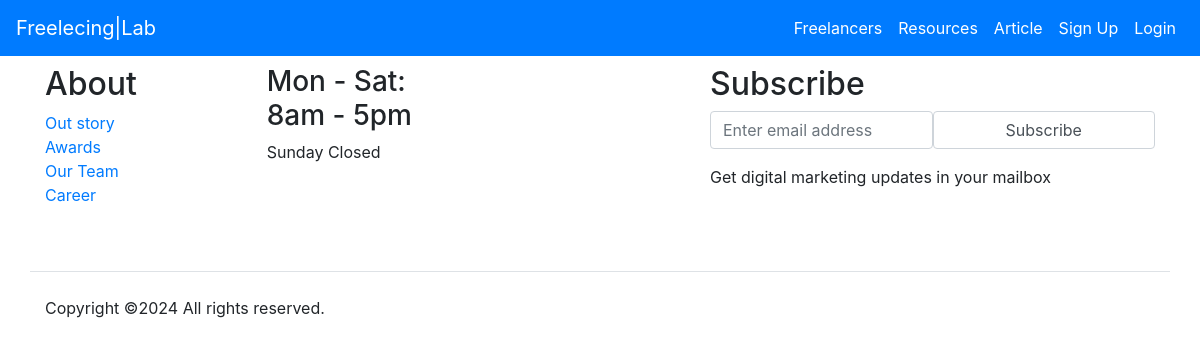
The app's page /postsite, older data.
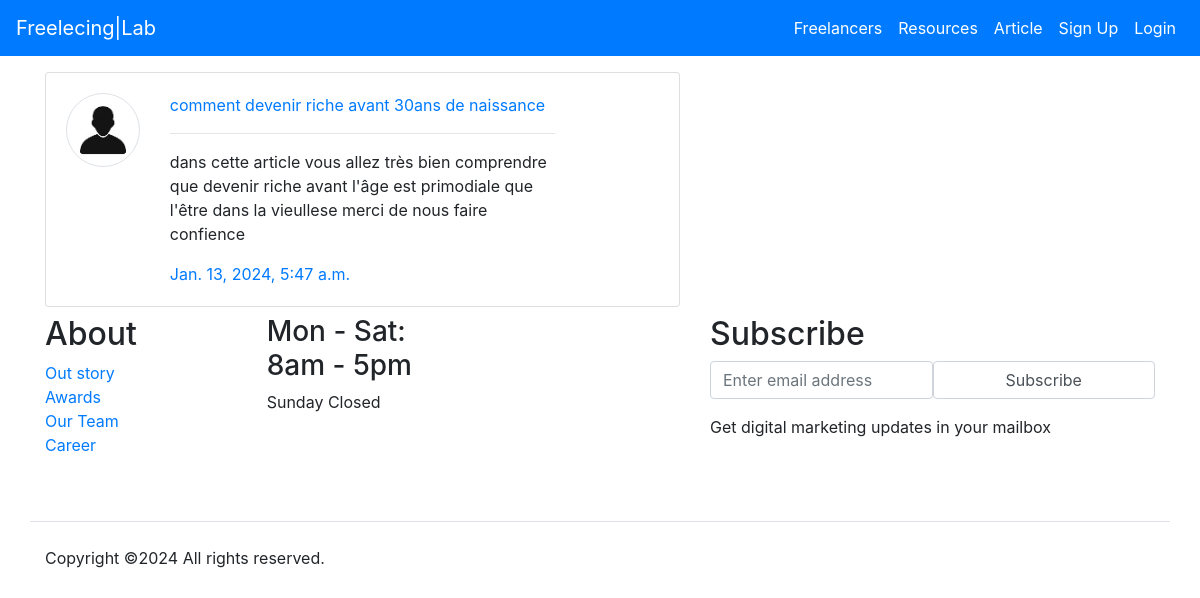
The same page, newer data.
### postsite/models.py (models this page shows, shortened)
class Postsite(models.Model):
    title = models.CharField(max_length=100)
    content = models.TextField()
    author = models.ForeignKey(User, on_delete=models.CASCADE)
    date_created = models.DateTimeField(auto_now_add=True)
    class Meta:
        ordering = ('-date_created',)

### user/models.py (models this page shows, shortened)
class Profile(models.Model):
    staff = models.OneToOneField(User, on_delete=models.CASCADE, null = True)
    whatsApp = models.CharField(max_length=12, null=True, unique=True)
    addresse = models.CharField(max_length=200, null=True)
    technologie = models.CharField(max_length=50, choices=technologie, null=True)
    lien_facebook = models.CharField(max_length=50, null=True, unique=True)
    lien_github = models.CharField(max_length=20, null=True, unique=True)
    discord = models.CharField(max_length=50, null=True, unique=True)
    upwork = models.CharField(max_length=100, null=True)
    apropos = models.TextField(null=True)
    photo = models.ImageField(default='avatar.jpg', upload_to='Profile_Images', validators=[FileExtensionValidator(['jpg', 'png'])])

### postsite/views.py (the view)
# urls.py: path('', views.postsite, name='postsite'),
def postsite(request):
    posts = Postsite.objects.all()
    if request.method == 'POST':
        form = PostsiteForm(request.POST)
        if form.is_valid():
            instance = form.save(commit=False)
            instance.author = request.user
            instance.save()
            return redirect('postsite')
    else:
        form = PostsiteForm()
    context = {
        'posts': posts,
        'form': form
    }
    return render(request, 'postsite/postsite.html',context)

### postsite/forms.py
class PostsiteForm(forms.ModelForm):
    class Meta:
        model = Postsite
        fields = ('title', 'content')

### templates/postsite/postsite.html (shortened to what this page needs)
{% extends 'parties/base.html' %}
{% load crispy_forms_filters %}
{% block contenu %}
    <div class="container">
        <div class="row mt-5 pt-3">
            <div class="col-md-7">
                {% for posts in posts %}
                <div class="card shadow my-2">
                    <div class="card-body">
                        <div class="row">
                            <div class="col-md-2">
                                <img class="img-thumbnail" style="border-radius: 100%;"  src="{{posts.author.profile.photo.url}}" alt="img">
                            </div>
                            <div class="col-md-8">
                                <a href="{% url 'postsite_detail' posts.id %}">{{posts.title}}</a>
                                <hr>
                                    <p> {{posts.content}} </p>
                                <a href="">{{posts.date_created}}</a>
                            </div>
                        </div>
                    </div>
                </div>
                {% endfor %}
            </div>
        </div>
    </div>
{%endblock%}

### templates/parties/base.html (shortened to what this page needs)
{% load static %}
<!doctype html>
<html lang="en">
  <head>
    <link rel="stylesheet" href="https://cdn.jsdelivr.net/npm/bootstrap@4.0.0/dist/css/bootstrap.min.css">
    <link rel="stylesheet" href="https://cdnjs.cloudflare.com/ajax/libs/font-awesome/6.4.2/css/all.min.css" />
    <link rel="stylesheet" href="{%static '/style.css'%}">
  </head>
  <body>
    {% include 'parties/nav.html' %}
    {% load crispy_forms_tags %}
    {% block contenu %} {% endblock %}
  </body>
</html>
{% include 'parties/footer.html' %}

### templates/parties/nav.html (shortened to what this page needs)
<nav class="navbar navbar-expand-lg navbar bg-primary navbar-light fixed-top">
  <a class="navbar-brand text-white" href="{% url 'freelencing' %}">Freelecing|Lab</a>
  <div class="collapse navbar-collapse" id="navbarNavAltMarkup">
    <div class="navbar-nav ml-auto">
      <a class="nav-item nav-link active text-white" href="{% url 'freelencing' %}">Freelancers</a>
      <a class="nav-item nav-link text-white" href="{% url 'ressource' %}">Resources</a>
      <a class="nav-item nav-link disabled text-white" href="{% url 'postsite' %}">Article</a>
      {% if user.is_authenticated %}
      <a class="nav-item nav-link text-white" href="{% url 'Profile' %}">Profile</a>
      <a class="nav-item nav-link disabled text-white" href="{% url 'logout' %}">Logout</a>
      {% else %}
      <a class="nav-item nav-link disabled text-white" href="{% url 'register' %}">Sign Up</a>
      <a class="nav-item nav-link disabled text-white" href="{% url 'login' %}">Login</a>
      {% endif %}
    </div>
  </div>
</nav>

### templates/parties/footer.html (shortened to what this page needs)
<footer class="footer">
    <div class="container">
        <div class="row">
            <div class="col-md-7">
            <div class="row">
                <div class="col-md-4 mb-md-0 mb-4">
                    <h2 class="footer-heading">About</h2>
                    <ul class="list-unstyled">
                        <li><a href="#" class="d-block">Out story</a></li>
                        <li><a href="#" class="d-block">Awards</a></li>
                        <li><a href="#" class="d-block">Our Team</a></li>
                        <li><a href="#" class="d-block">Career</a></li>
                    </ul>
                </div>
                <div class="col-lg-4 col-12 ">
                    <div class="single-info">
                        <div class="content">
                            <h3>Mon - Sat: 8am - 5pm</h3>
                            <p>Sunday Closed</p>
                        </div>
                    </div>
                </div>
            </div>
            </div>
            <div class="col-md-5 mb-md-0 mb-4">
                <h2 class="footer-heading">Subscribe</h2>
                <form action="#" class="subscribe-form">
                    <div class="form-group d-flex">
                        <input type="text" class="form-control rounded-left" placeholder="Enter email address">
                        <button type="submit" class="form-control submit rounded-right">Subscribe</button>
                    </div>
                    <span class="subheading">Get digital marketing updates in your mailbox</span>
                </form>
            </div>
        </div>
        <div class="row mt-5 pt-4 border-top">
            <div class="col-md-6 col-lg-8 mb-md-0 mb-4">
                <p class="copyright mb-0">
                    Copyright &copy;<script data-cfasync="false" src="/cdn-cgi/scripts/5c5dd728/cloudflare-static/email-decode.min.js"></script><script>document.write(new Date().getFullYear());</script> All rights reserved.</a>
                </p>
            </div>
        </div>
    </div>
    </footer>

Row changes from the older to the newer data that the page shows:
added Postsite: author.profile.photo (placeholder picture), title "comment devenir riche avant 30ans de naissance", content "dans cette article vous allez très bien comprendre que devenir riche avant l'âge est primodiale que l'être dans la vieullese merci de nous faire confience", date_created "Jan. 13, 2024, 5:47 a.m."
